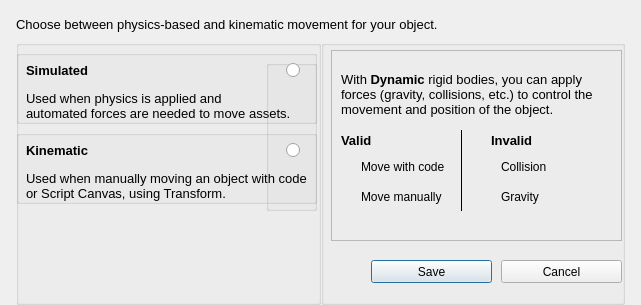
<?xml version="1.0" encoding="UTF-8"?>
<ui version="4.0">
 <class>KinematicDescriptionDialog</class>
 <widget class="QDialog" name="KinematicDescriptionDialog">
  <property name="geometry">
   <rect>
    <x>0</x>
    <y>0</y>
    <width>641</width>
    <height>305</height>
   </rect>
  </property>
  <property name="sizePolicy">
   <sizepolicy hsizetype="Minimum" vsizetype="Minimum">
    <horstretch>0</horstretch>
    <verstretch>0</verstretch>
   </sizepolicy>
  </property>
  <property name="minimumSize">
   <size>
    <width>641</width>
    <height>305</height>
   </size>
  </property>
  <property name="maximumSize">
   <size>
    <width>641</width>
    <height>305</height>
   </size>
  </property>
  <property name="focusPolicy">
   <enum>Qt::StrongFocus</enum>
  </property>
  <property name="windowTitle">
   <string>Set Rigid Body Force</string>
  </property>
  <property name="class" stdset="0">
   <string>AssetImporterDialog</string>
  </property>
  <layout class="QVBoxLayout" name="verticalLayout">
   <property name="spacing">
    <number>0</number>
   </property>
   <property name="sizeConstraint">
    <enum>QLayout::SetDefaultConstraint</enum>
   </property>
   <property name="leftMargin">
    <number>16</number>
   </property>
   <property name="topMargin">
    <number>10</number>
   </property>
   <property name="rightMargin">
    <number>16</number>
   </property>
   <property name="bottomMargin">
    <number>0</number>
   </property>
   <item>
    <layout class="QVBoxLayout" name="verticalLayout_2">
     <item>
      <widget class="QLabel" name="label">
       <property name="maximumSize">
        <size>
         <width>16777215</width>
         <height>30</height>
        </size>
       </property>
       <property name="text">
        <string>&lt;html&gt;&lt;head/&gt;&lt;body&gt;&lt;p&gt;&lt;span style=&quot; font-size:10pt;&quot;&gt;Choose between physics-based and kinematic movement for your object.&lt;/span&gt;&lt;/p&gt;&lt;/body&gt;&lt;/html&gt;</string>
       </property>
      </widget>
     </item>
     <item>
      <layout class="QHBoxLayout" name="horizontalLayout">
       <item>
        <widget class="QGroupBox" name="groupBox">
         <property name="title">
          <string/>
         </property>
         <widget class="QGroupBox" name="simulatedBox">
          <property name="geometry">
           <rect>
            <x>0</x>
            <y>10</y>
            <width>301</width>
            <height>74</height>
           </rect>
          </property>
          <property name="maximumSize">
           <size>
            <width>16777215</width>
            <height>74</height>
           </size>
          </property>
          <property name="title">
           <string/>
          </property>
          <widget class="QLabel" name="label_2">
           <property name="geometry">
            <rect>
             <x>10</x>
             <y>10</y>
             <width>71</width>
             <height>21</height>
            </rect>
           </property>
           <property name="text">
            <string>&lt;html&gt;&lt;head/&gt;&lt;body&gt;&lt;p&gt;&lt;span style=&quot; font-size:10pt; font-weight:600;&quot;&gt;Simulated&lt;/span&gt;&lt;/p&gt;&lt;/body&gt;&lt;/html&gt;</string>
           </property>
          </widget>
          <widget class="QLabel" name="label_3">
           <property name="geometry">
            <rect>
             <x>10</x>
             <y>20</y>
             <width>281</width>
             <height>51</height>
            </rect>
           </property>
           <property name="text">
            <string>&lt;html&gt;&lt;head/&gt;&lt;body&gt;&lt;p&gt;&lt;span style=&quot; font-size:10pt;&quot;&gt;Used when physics is applied and&lt;br/&gt; automated forces are needed to move assets.&lt;/span&gt;&lt;/p&gt;&lt;/body&gt;&lt;/html&gt;</string>
           </property>
           <property name="alignment">
            <set>Qt::AlignBottom|Qt::AlignLeading|Qt::AlignLeft</set>
           </property>
           <property name="wordWrap">
            <bool>true</bool>
           </property>
          </widget>
          <zorder>label_3</zorder>
          <zorder>label_2</zorder>
         </widget>
         <widget class="QGroupBox" name="kinematicBox">
          <property name="geometry">
           <rect>
            <x>0</x>
            <y>90</y>
            <width>301</width>
            <height>74</height>
           </rect>
          </property>
          <property name="maximumSize">
           <size>
            <width>16777215</width>
            <height>74</height>
           </size>
          </property>
          <property name="title">
           <string/>
          </property>
          <widget class="QLabel" name="label_4">
           <property name="geometry">
            <rect>
             <x>10</x>
             <y>10</y>
             <width>71</width>
             <height>21</height>
            </rect>
           </property>
           <property name="text">
            <string>&lt;html&gt;&lt;head/&gt;&lt;body&gt;&lt;p&gt;&lt;span style=&quot; font-size:10pt; font-weight:600;&quot;&gt;Kinematic&lt;/span&gt;&lt;/p&gt;&lt;/body&gt;&lt;/html&gt;</string>
           </property>
          </widget>
          <widget class="QLabel" name="label_5">
           <property name="geometry">
            <rect>
             <x>10</x>
             <y>20</y>
             <width>281</width>
             <height>51</height>
            </rect>
           </property>
           <property name="text">
            <string>&lt;html&gt;&lt;head/&gt;&lt;body&gt;&lt;p&gt;&lt;span style=&quot; font-size:10pt;&quot;&gt;Used when manually moving an object with code or Script Canvas, using Transform.&lt;/span&gt;&lt;/p&gt;&lt;/body&gt;&lt;/html&gt;</string>
           </property>
           <property name="alignment">
            <set>Qt::AlignBottom|Qt::AlignLeading|Qt::AlignLeft</set>
           </property>
           <property name="wordWrap">
            <bool>true</bool>
           </property>
          </widget>
          <zorder>label_5</zorder>
          <zorder>label_4</zorder>
         </widget>
         <widget class="QGroupBox" name="groupBox_5">
          <property name="geometry">
           <rect>
            <x>250</x>
            <y>20</y>
            <width>51</width>
            <height>151</height>
           </rect>
          </property>
          <property name="title">
           <string/>
          </property>
          <widget class="QRadioButton" name="simulatedRadioButton">
           <property name="geometry">
            <rect>
             <x>20</x>
             <y>0</y>
             <width>21</width>
             <height>21</height>
            </rect>
           </property>
           <property name="text">
            <string/>
           </property>
          </widget>
          <widget class="QRadioButton" name="kinematicRadioButton">
           <property name="geometry">
            <rect>
             <x>20</x>
             <y>80</y>
             <width>21</width>
             <height>21</height>
            </rect>
           </property>
           <property name="text">
            <string/>
           </property>
          </widget>
         </widget>
         <zorder>kinematicBox</zorder>
         <zorder>simulatedBox</zorder>
         <zorder>groupBox_5</zorder>
        </widget>
       </item>
       <item>
        <layout class="QVBoxLayout" name="verticalLayout_3">
         <item>
          <widget class="QGroupBox" name="groupBox_2">
           <property name="title">
            <string/>
           </property>
           <widget class="QLabel" name="selectedDescriptionLabel">
            <property name="geometry">
             <rect>
              <x>20</x>
              <y>20</y>
              <width>271</width>
              <height>70</height>
             </rect>
            </property>
            <property name="text">
             <string>&lt;html&gt;&lt;head/&gt;&lt;body&gt;&lt;p&gt;&lt;span style=&quot; font-size:10pt;&quot;&gt;With&lt;/span&gt;&lt;span style=&quot; font-size:10pt; font-weight:600;&quot;&gt; Dynamic&lt;/span&gt;&lt;span style=&quot; font-size:10pt;&quot;&gt; rigid bodies, you can apply forces (gravity, collisions, etc.) to control the movement and position of the object.&lt;/span&gt;&lt;/p&gt;&lt;/body&gt;&lt;/html&gt;</string>
            </property>
            <property name="wordWrap">
             <bool>true</bool>
            </property>
           </widget>
           <widget class="QLabel" name="valid">
            <property name="geometry">
             <rect>
              <x>20</x>
              <y>90</y>
              <width>47</width>
              <height>21</height>
             </rect>
            </property>
            <property name="text">
             <string>&lt;html&gt;&lt;head/&gt;&lt;body&gt;&lt;p&gt;&lt;span style=&quot; font-size:10pt; font-weight:600;&quot;&gt;Valid&lt;/span&gt;&lt;/p&gt;&lt;/body&gt;&lt;/html&gt;</string>
            </property>
           </widget>
           <widget class="QLabel" name="label_8">
            <property name="geometry">
             <rect>
              <x>170</x>
              <y>90</y>
              <width>47</width>
              <height>21</height>
             </rect>
            </property>
            <property name="text">
             <string>&lt;html&gt;&lt;head/&gt;&lt;body&gt;&lt;p&gt;&lt;span style=&quot; font-size:10pt; font-weight:600;&quot;&gt;Invalid&lt;/span&gt;&lt;/p&gt;&lt;/body&gt;&lt;/html&gt;</string>
            </property>
           </widget>
           <widget class="QLabel" name="validLabel1">
            <property name="geometry">
             <rect>
              <x>40</x>
              <y>120</y>
              <width>111</width>
              <height>21</height>
             </rect>
            </property>
            <property name="text">
             <string>Move with code</string>
            </property>
            <property name="alignment">
             <set>Qt::AlignLeading|Qt::AlignLeft|Qt::AlignTop</set>
            </property>
            <property name="margin">
             <number>0</number>
            </property>
           </widget>
           <widget class="QLabel" name="validLabel2">
            <property name="geometry">
             <rect>
              <x>40</x>
              <y>150</y>
              <width>111</width>
              <height>21</height>
             </rect>
            </property>
            <property name="text">
             <string>Move manually</string>
            </property>
            <property name="alignment">
             <set>Qt::AlignLeading|Qt::AlignLeft|Qt::AlignTop</set>
            </property>
            <property name="margin">
             <number>0</number>
            </property>
           </widget>
           <widget class="QLabel" name="invalidLabel1">
            <property name="geometry">
             <rect>
              <x>180</x>
              <y>120</y>
              <width>101</width>
              <height>21</height>
             </rect>
            </property>
            <property name="text">
             <string>Collision</string>
            </property>
            <property name="alignment">
             <set>Qt::AlignLeading|Qt::AlignLeft|Qt::AlignTop</set>
            </property>
            <property name="margin">
             <number>0</number>
            </property>
           </widget>
           <widget class="QLabel" name="invalidLabel2">
            <property name="geometry">
             <rect>
              <x>180</x>
              <y>150</y>
              <width>101</width>
              <height>21</height>
             </rect>
            </property>
            <property name="text">
             <string>Gravity</string>
            </property>
            <property name="alignment">
             <set>Qt::AlignLeading|Qt::AlignLeft|Qt::AlignTop</set>
            </property>
            <property name="margin">
             <number>0</number>
            </property>
           </widget>
           <widget class="QFrame" name="frame">
            <property name="geometry">
             <rect>
              <x>10</x>
              <y>10</y>
              <width>291</width>
              <height>191</height>
             </rect>
            </property>
            <property name="frameShape">
             <enum>QFrame::StyledPanel</enum>
            </property>
            <property name="frameShadow">
             <enum>QFrame::Raised</enum>
            </property>
            <widget class="Line" name="line">
             <property name="geometry">
              <rect>
               <x>120</x>
               <y>80</y>
               <width>20</width>
               <height>81</height>
              </rect>
             </property>
             <property name="frameShadow">
              <enum>QFrame::Plain</enum>
             </property>
             <property name="orientation">
              <enum>Qt::Vertical</enum>
             </property>
            </widget>
            <widget class="QLabel" name="invalidIcon2">
             <property name="geometry">
              <rect>
               <x>150</x>
               <y>140</y>
               <width>31</width>
               <height>31</height>
              </rect>
             </property>
             <property name="text">
              <string/>
             </property>
             <property name="alignment">
              <set>Qt::AlignLeading|Qt::AlignLeft|Qt::AlignTop</set>
             </property>
            </widget>
            <widget class="QLabel" name="invalidIcon1">
             <property name="geometry">
              <rect>
               <x>150</x>
               <y>110</y>
               <width>31</width>
               <height>31</height>
              </rect>
             </property>
             <property name="text">
              <string/>
             </property>
             <property name="alignment">
              <set>Qt::AlignLeading|Qt::AlignLeft|Qt::AlignTop</set>
             </property>
            </widget>
            <widget class="QLabel" name="validIcon1">
             <property name="geometry">
              <rect>
               <x>10</x>
               <y>110</y>
               <width>31</width>
               <height>31</height>
              </rect>
             </property>
             <property name="text">
              <string/>
             </property>
             <property name="alignment">
              <set>Qt::AlignLeading|Qt::AlignLeft|Qt::AlignTop</set>
             </property>
            </widget>
            <widget class="QLabel" name="validIcon2">
             <property name="geometry">
              <rect>
               <x>10</x>
               <y>140</y>
               <width>31</width>
               <height>31</height>
              </rect>
             </property>
             <property name="text">
              <string/>
             </property>
             <property name="alignment">
              <set>Qt::AlignLeading|Qt::AlignLeft|Qt::AlignTop</set>
             </property>
            </widget>
           </widget>
           <widget class="QPushButton" name="saveButton">
            <property name="geometry">
             <rect>
              <x>50</x>
              <y>220</y>
              <width>121</width>
              <height>23</height>
             </rect>
            </property>
            <property name="text">
             <string>Save</string>
            </property>
            <property name="autoDefault">
             <bool>true</bool>
            </property>
            <property name="default">
             <bool>true</bool>
            </property>
           </widget>
           <widget class="QPushButton" name="cancelButton">
            <property name="geometry">
             <rect>
              <x>180</x>
              <y>220</y>
              <width>121</width>
              <height>23</height>
             </rect>
            </property>
            <property name="text">
             <string>Cancel</string>
            </property>
            <property name="autoDefault">
             <bool>false</bool>
            </property>
           </widget>
           <zorder>frame</zorder>
           <zorder>selectedDescriptionLabel</zorder>
           <zorder>valid</zorder>
           <zorder>label_8</zorder>
           <zorder>validLabel1</zorder>
           <zorder>validLabel2</zorder>
           <zorder>invalidLabel1</zorder>
           <zorder>invalidLabel2</zorder>
           <zorder>saveButton</zorder>
           <zorder>cancelButton</zorder>
          </widget>
         </item>
        </layout>
       </item>
      </layout>
     </item>
    </layout>
   </item>
  </layout>
 </widget>
 <resources>
  <include location="../../../../Code/Framework/AzQtComponents/AzQtComponents/Components/resources.qrc"/>
 </resources>
 <connections>
  <connection>
   <sender>saveButton</sender>
   <signal>clicked()</signal>
   <receiver>KinematicDescriptionDialog</receiver>
   <slot>accept()</slot>
   <hints>
    <hint type="sourcelabel">
     <x>435</x>
     <y>286</y>
    </hint>
    <hint type="destinationlabel">
     <x>320</x>
     <y>153</y>
    </hint>
   </hints>
  </connection>
  <connection>
   <sender>cancelButton</sender>
   <signal>clicked()</signal>
   <receiver>KinematicDescriptionDialog</receiver>
   <slot>reject()</slot>
   <hints>
    <hint type="sourcelabel">
     <x>565</x>
     <y>286</y>
    </hint>
    <hint type="destinationlabel">
     <x>320</x>
     <y>153</y>
    </hint>
   </hints>
  </connection>
  <connection>
   <sender>dynamicBox</sender>
   <signal>clicked()</signal>
   <receiver>dynamicRadioButton</receiver>
   <slot>click()</slot>
   <hints>
    <hint type="sourcelabel">
     <x>168</x>
     <y>94</y>
    </hint>
    <hint type="destinationlabel">
     <x>298</x>
     <y>78</y>
    </hint>
   </hints>
  </connection>
  <connection>
   <sender>kinematicBox</sender>
   <signal>clicked()</signal>
   <receiver>kinematicRadioButton</receiver>
   <slot>click()</slot>
   <hints>
    <hint type="sourcelabel">
     <x>168</x>
     <y>174</y>
    </hint>
    <hint type="destinationlabel">
     <x>298</x>
     <y>158</y>
    </hint>
   </hints>
  </connection>
 </connections>
</ui>
